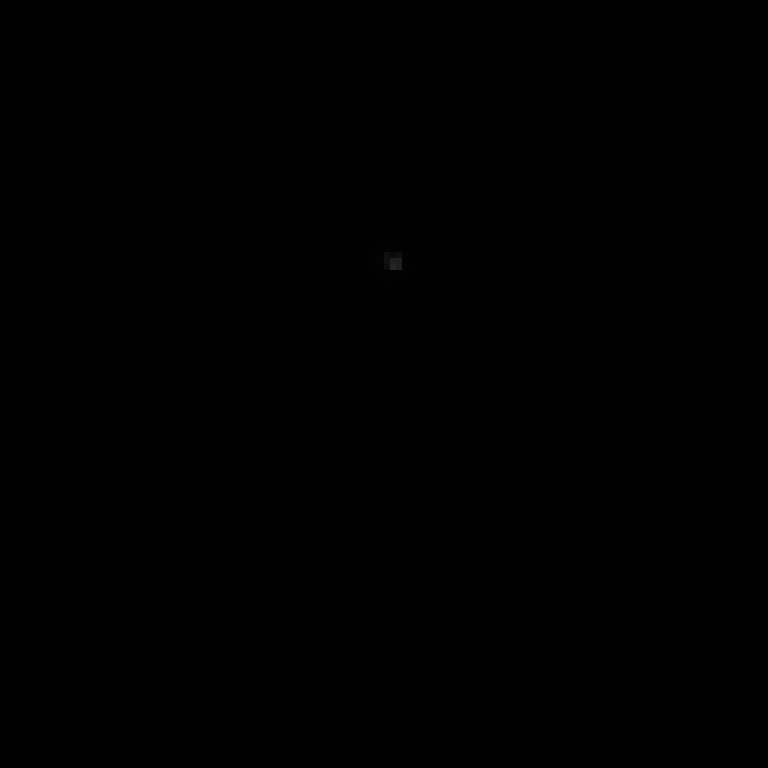
Frame 1 (no input)
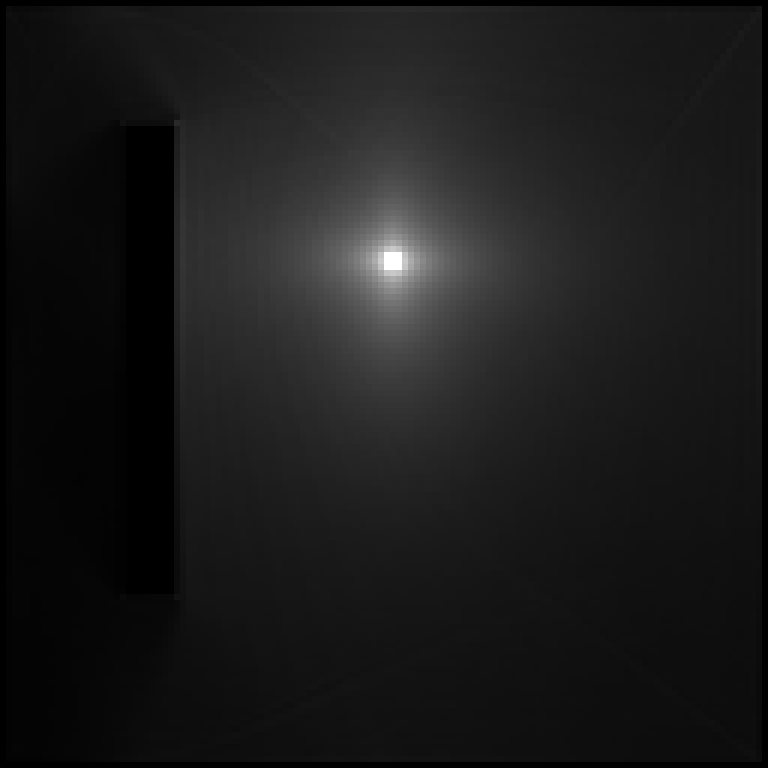
Frame 60 (the mouse pressed at the canvas centre just before this capture)
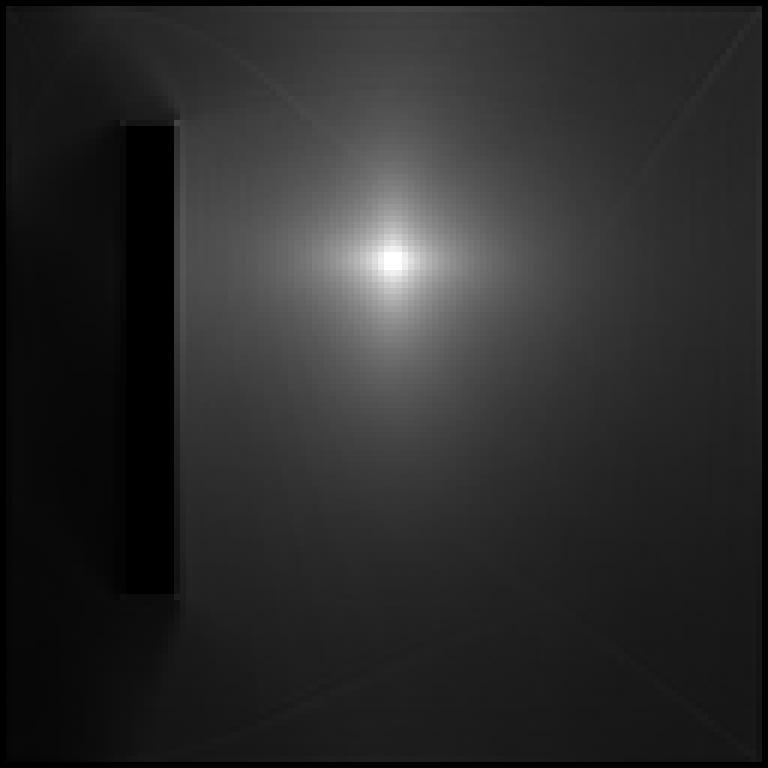
Frame 120 (the mouse held since frame 60 and released just before this capture)

The Processing sketch that drew these frames (run headless with seeded random() and noise(); from frame 60 on, the mouse is pressed at the canvas centre):

// Processing sketch: Light_sim
// ── Light_sim.pde
int size = 128;
int scale = 6;
float[][] vals = new float[size][size];
Cell[][] cells = new Cell[size][size];

float[][] accum = new float[size][size];

int[] wall1 = new int[4];

Boolean allowNoise = true;

PShape square;


void setup() {
  background(25);
  surface.setSize(size*scale, size*scale);
  noStroke();
  fill(255);
  
  colorMode(HSB, 255);
  

  for (int x=0; x<size; x++) 
    for (int y=0; y<size; y++) {
      int[] ID = new int[2];
      ID[0] = x;
      ID[1] = y;

      cells[x][y] = new Cell(ID);
      vals[x][y] = 0;
    }

  square = createShape(RECT, 0, 0, scale, scale);
  
  wall1[0] = 20;
  wall1[1] = 20;
  wall1[2] = 10;
  wall1[3] = 80;
  
  thread("mainThread");
}

void drawImg() {
  for (Cell[] i : cells)
    for (Cell j : i) {
      j.show();
    }
}
void sharePos() {
  for (Cell[] i : cells)
    for (Cell j : i) {
      j.sharePos();
    }
}
void forces() {
  for (Cell[] i : cells)
    for (Cell j : i) {
      j.forces();
    } 
}
void physics() {
  for (Cell[] i : cells)
    for (Cell j : i) {
      j.physics();
    }
  for (int i=0; i<wall1[2]; i++) 
    for (int j=0; j<wall1[3]; j++) {
      cells[wall1[0]+i][wall1[1]+j].y = 0;
    }
}

float freq = 1;
void sine() {
  cells[size/2][size/3].y = random(-1,1);
  cells[size/2+1][size/3+1].y = random(-1,1);
  cells[size/2+1][size/3].y = random(-1,1);
  cells[size/2][size/3+1].y = random(-1,1);
  
  cells[size/2+2][size/3].y = random(-1,1);
  cells[size/2+2][size/3+1].y = random(-1,1);
  cells[size/2+2][size/3+2].y = random(-1,1);
  cells[size/2+1][size/3+2].y = random(-1,1);
  cells[size/2][size/3+2].y = random(-1,1);
  
  //cells[size/2][1].y = sin(t*freq)*2;
}

void changeFrequency() {
  if (keyPressed) {
    if (keyCode == UP)
      freq += 0.003;
      println("frequency: ", freq);
    if (keyCode == DOWN)
      freq -= 0.003;
      println("frequency: ", freq);
  }
      
}

float t = 0;

void draw() {
  frameRate(60);
  drawImg();
}

// ── Cell.pde

public class Cell {
  int[] ID = new int[2];

  float y = 0;
  float acc = 0;
  float vel = 0;
  float speed = 1;
  float damp = 0.98;

  public Cell(int[] ID) {
    this.ID = ID;
    
    if (ID[0] == 0 || ID[0] == size-1)
      y = 0;
    if (ID[1] == 0 || ID[1] == size-1)
      y = 0;
  }

  void sharePos() {
    vals[ ID[0] ][ ID[1] ] = y;
  }

  void forces() {
    if (ID[0] != 0 && ID[0] != size-1) {
      if (ID[1] != 0 && ID[1] != size-1) {
        float eh = 0.43; // Eh is the best!
        acc = 0;
        acc += vals[ ID[0]-1][ID[1]  ] + vals[ ID[0]+1][ID[1]  ];
        acc += vals[ ID[0]  ][ID[1]-1] + vals[ ID[0]  ][ID[1]+1];
        
        acc += vals[ ID[0]-1][ID[1]-1] * eh + vals[ ID[0]+1][ID[1]+1] * eh;
        acc += vals[ ID[0]-1][ID[1]+1] * eh + vals[ ID[0]+1][ID[1]-1] * eh;
        acc /= 2 + 2*eh;
        acc -= y*2;
      }
    } else if (ID[0] == 0) {
    }
  }

  void physics() {
    acc *= speed;
    vel += acc;
    vel *= damp;
    y += vel;
    
    accum[ ID[0] ][ ID[1] ] += abs(y);
  }

  void move(float in) {
    vel = in;
  }

  void show() {
    float out = accum[ ID[0] ][ ID[1] ];
    
    square.setFill(color( 255*2 / ( 1 + pow(2.718, -out/255) ) - 255 ));
    //square.setFill(color( map(y, -1, 1, 0, 400), 255, 255 ));
    shape(square, scale*ID[0], scale*ID[1]);
  }
}
// ── Thread.pde

void mainThread() {
  while(t < 30000) {
    t++;
    sharePos();
    forces();
    physics();
    sine();
  }
  println("Done");
}
